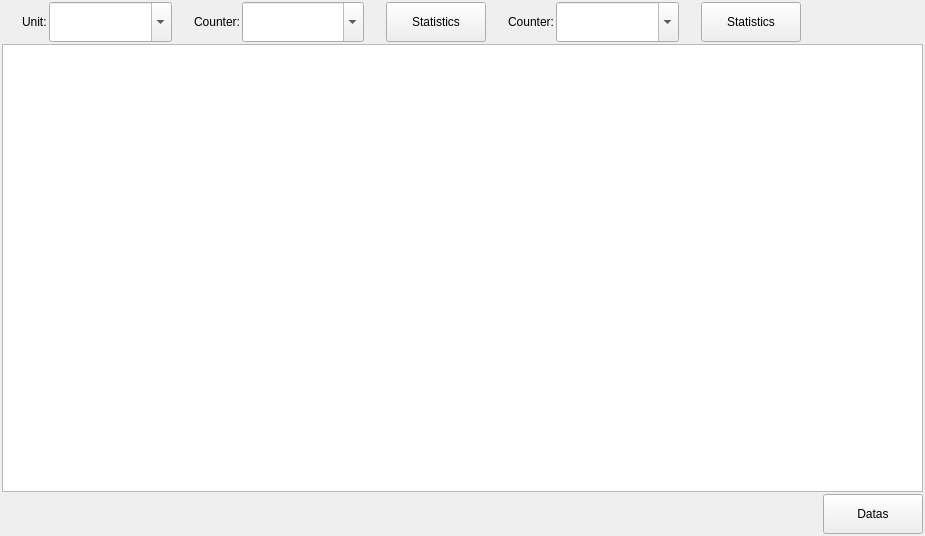
<?xml version="1.0" encoding="UTF-8"?>
<ui version="4.0">
 <class>PMShowUI</class>
 <widget class="QDialog" name="PMShowUI">
  <property name="geometry">
   <rect>
    <x>0</x>
    <y>0</y>
    <width>925</width>
    <height>536</height>
   </rect>
  </property>
  <property name="windowTitle">
   <string>Dialog</string>
  </property>
  <layout class="QVBoxLayout" name="verticalLayout">
   <property name="spacing">
    <number>2</number>
   </property>
   <property name="leftMargin">
    <number>2</number>
   </property>
   <property name="topMargin">
    <number>2</number>
   </property>
   <property name="rightMargin">
    <number>2</number>
   </property>
   <property name="bottomMargin">
    <number>2</number>
   </property>
   <item>
    <layout class="QHBoxLayout" name="horizontalLayout">
     <property name="spacing">
      <number>2</number>
     </property>
     <item>
      <spacer name="horizontalSpacer_3">
       <property name="orientation">
        <enum>Qt::Horizontal</enum>
       </property>
       <property name="sizeType">
        <enum>QSizePolicy::Fixed</enum>
       </property>
       <property name="sizeHint" stdset="0">
        <size>
         <width>20</width>
         <height>20</height>
        </size>
       </property>
      </spacer>
     </item>
     <item>
      <widget class="QLabel" name="pathLabel">
       <property name="text">
        <string>Unit:</string>
       </property>
      </widget>
     </item>
     <item>
      <widget class="DSGUI::DSComboBox" name="unitComboBox">
       <property name="sizePolicy">
        <sizepolicy hsizetype="Expanding" vsizetype="Fixed">
         <horstretch>0</horstretch>
         <verstretch>0</verstretch>
        </sizepolicy>
       </property>
       <property name="minimumSize">
        <size>
         <width>40</width>
         <height>40</height>
        </size>
       </property>
       <property name="editable">
        <bool>true</bool>
       </property>
      </widget>
     </item>
     <item>
      <spacer name="horizontalSpacer">
       <property name="orientation">
        <enum>Qt::Horizontal</enum>
       </property>
       <property name="sizeType">
        <enum>QSizePolicy::Fixed</enum>
       </property>
       <property name="sizeHint" stdset="0">
        <size>
         <width>20</width>
         <height>20</height>
        </size>
       </property>
      </spacer>
     </item>
     <item>
      <widget class="QLabel" name="pathLabel_2">
       <property name="text">
        <string>Counter:</string>
       </property>
      </widget>
     </item>
     <item>
      <widget class="DSGUI::DSComboBox" name="counterComboBox">
       <property name="sizePolicy">
        <sizepolicy hsizetype="Expanding" vsizetype="Fixed">
         <horstretch>0</horstretch>
         <verstretch>0</verstretch>
        </sizepolicy>
       </property>
       <property name="minimumSize">
        <size>
         <width>40</width>
         <height>40</height>
        </size>
       </property>
       <property name="editable">
        <bool>true</bool>
       </property>
      </widget>
     </item>
     <item>
      <spacer name="horizontalSpacer_2">
       <property name="orientation">
        <enum>Qt::Horizontal</enum>
       </property>
       <property name="sizeType">
        <enum>QSizePolicy::Fixed</enum>
       </property>
       <property name="sizeHint" stdset="0">
        <size>
         <width>20</width>
         <height>20</height>
        </size>
       </property>
      </spacer>
     </item>
     <item>
      <widget class="QPushButton" name="statisticsBtn">
       <property name="minimumSize">
        <size>
         <width>100</width>
         <height>40</height>
        </size>
       </property>
       <property name="maximumSize">
        <size>
         <width>16777215</width>
         <height>16777215</height>
        </size>
       </property>
       <property name="focusPolicy">
        <enum>Qt::NoFocus</enum>
       </property>
       <property name="text">
        <string>Statistics</string>
       </property>
      </widget>
     </item>
     <item>
      <spacer name="horizontalSpacer_6">
       <property name="orientation">
        <enum>Qt::Horizontal</enum>
       </property>
       <property name="sizeType">
        <enum>QSizePolicy::Fixed</enum>
       </property>
       <property name="sizeHint" stdset="0">
        <size>
         <width>20</width>
         <height>20</height>
        </size>
       </property>
      </spacer>
     </item>
     <item>
      <widget class="QLabel" name="pathLabel_3">
       <property name="text">
        <string>Counter:</string>
       </property>
      </widget>
     </item>
     <item>
      <widget class="DSGUI::DSComboBox" name="counterComboBoxB">
       <property name="sizePolicy">
        <sizepolicy hsizetype="Expanding" vsizetype="Fixed">
         <horstretch>0</horstretch>
         <verstretch>0</verstretch>
        </sizepolicy>
       </property>
       <property name="minimumSize">
        <size>
         <width>40</width>
         <height>40</height>
        </size>
       </property>
       <property name="editable">
        <bool>true</bool>
       </property>
      </widget>
     </item>
     <item>
      <spacer name="horizontalSpacer_5">
       <property name="orientation">
        <enum>Qt::Horizontal</enum>
       </property>
       <property name="sizeType">
        <enum>QSizePolicy::Fixed</enum>
       </property>
       <property name="sizeHint" stdset="0">
        <size>
         <width>20</width>
         <height>20</height>
        </size>
       </property>
      </spacer>
     </item>
     <item>
      <widget class="QPushButton" name="statisticsBtnB">
       <property name="minimumSize">
        <size>
         <width>100</width>
         <height>40</height>
        </size>
       </property>
       <property name="maximumSize">
        <size>
         <width>16777215</width>
         <height>16777215</height>
        </size>
       </property>
       <property name="focusPolicy">
        <enum>Qt::NoFocus</enum>
       </property>
       <property name="text">
        <string>Statistics</string>
       </property>
      </widget>
     </item>
     <item>
      <spacer name="horizontalSpacer_4">
       <property name="orientation">
        <enum>Qt::Horizontal</enum>
       </property>
       <property name="sizeHint" stdset="0">
        <size>
         <width>40</width>
         <height>20</height>
        </size>
       </property>
      </spacer>
     </item>
    </layout>
   </item>
   <item>
    <widget class="QtCharts::QChartView" name="counterView"/>
   </item>
   <item>
    <layout class="QHBoxLayout">
     <property name="spacing">
      <number>2</number>
     </property>
     <property name="leftMargin">
      <number>0</number>
     </property>
     <property name="topMargin">
      <number>0</number>
     </property>
     <property name="rightMargin">
      <number>0</number>
     </property>
     <property name="bottomMargin">
      <number>0</number>
     </property>
     <item>
      <spacer>
       <property name="orientation">
        <enum>Qt::Horizontal</enum>
       </property>
       <property name="sizeHint" stdset="0">
        <size>
         <width>131</width>
         <height>31</height>
        </size>
       </property>
      </spacer>
     </item>
     <item>
      <widget class="QPushButton" name="dataBtn">
       <property name="minimumSize">
        <size>
         <width>100</width>
         <height>40</height>
        </size>
       </property>
       <property name="maximumSize">
        <size>
         <width>16777215</width>
         <height>16777215</height>
        </size>
       </property>
       <property name="focusPolicy">
        <enum>Qt::NoFocus</enum>
       </property>
       <property name="text">
        <string>Datas</string>
       </property>
      </widget>
     </item>
    </layout>
   </item>
  </layout>
 </widget>
 <customwidgets>
  <customwidget>
   <class>DSGUI::DSComboBox</class>
   <extends>QComboBox</extends>
   <header>ComboBox/Combobox.h</header>
  </customwidget>
  <customwidget>
   <class>QtCharts::QChartView</class>
   <extends>QGraphicsView</extends>
   <header location="global">QtCharts/qchartview.h</header>
  </customwidget>
 </customwidgets>
 <resources/>
 <connections/>
</ui>
